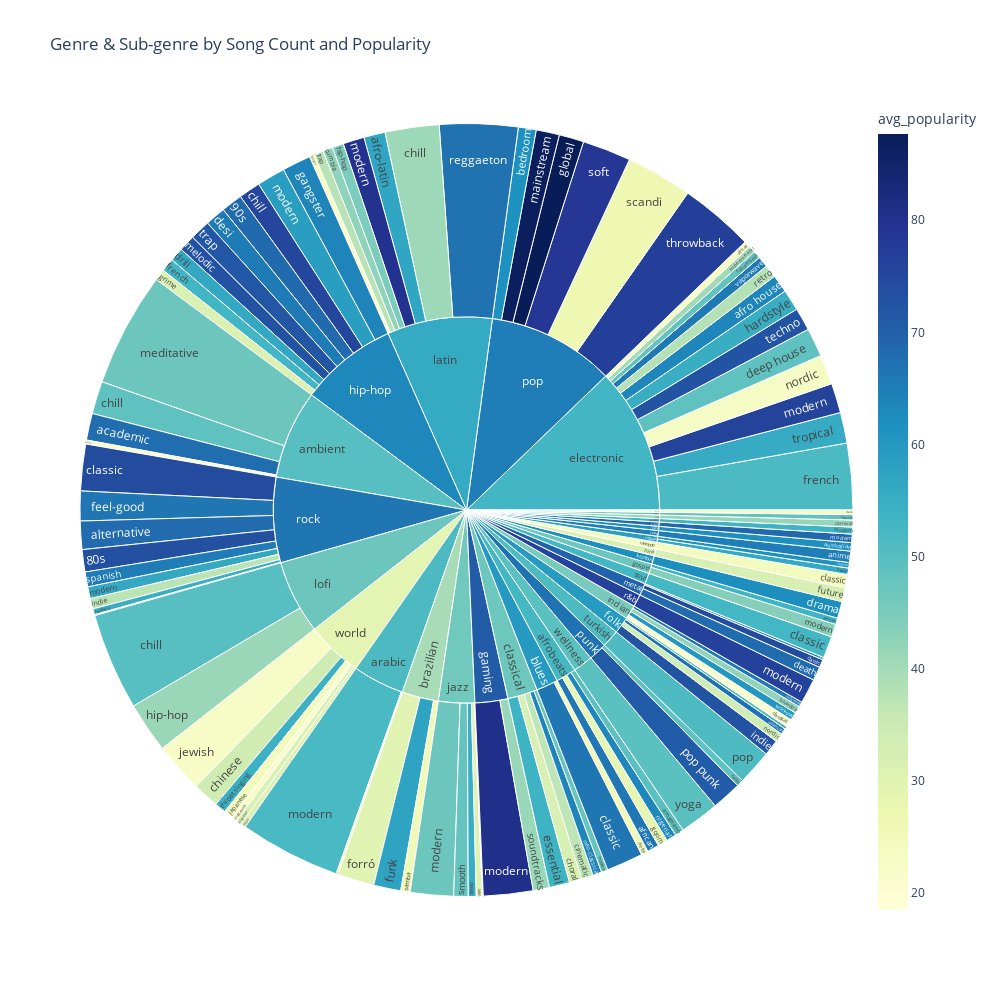

The notebook cell saved with this chart:
### Markdown cell above
### Sub Genre

### Code cell
# Only aggregate by genre + sub-genre
subgenre_df = combined_popularity.groupby(['playlist_genre', 'playlist_subgenre']).agg(
    song_count=('track_name', 'count'),
    avg_popularity=('track_popularity', 'mean')
).reset_index()

# Plot: size = song count, color = avg popularity
import plotly.express as px

fig = px.sunburst(subgenre_df,
                  path=['playlist_genre', 'playlist_subgenre'],
                  values='song_count',            # size by actual count
                  color='avg_popularity',         # color by average popularity
                  color_continuous_scale='YlGnBu',
                  title='Genre & Sub-genre by Song Count and Popularity')

fig.update_layout(width=1000, height=1000)
fig.show()

### Figure 1 — Plotly figure (JSON) as saved in the notebook; plotly's stock layout.template omitted (floating-point values rounded to 4 significant figures; data arrays with more than 128 entries replaced by an {"elided": "..."} marker saying what was removed)
{"data": [{"branchvalues": "total", "customdata": {"elided": "148x1 float values"}, "domain": {"x": [0, 1], "y": [0, 1]}, "hovertemplate": "labels=%{label}<br>song_count=%{value}<br>parent=%{parent}<br>id=%{id}<br>avg_popularity=%{color}<extra></extra>", "ids": {"elided": "148 str values"}, "labels": {"elided": "148 str values"}, "marker": {"coloraxis": "coloraxis", "colors": {"elided": "148 float values"}}, "name": "", "parents": {"elided": "148 str values"}, "type": "sunburst", "values": {"elided": "148 float values"}}], "layout": {"coloraxis": {"colorbar": {"title": {"text": "avg_popularity"}}, "colorscale": [[0, "rgb(255,255,217)"], [0.125, "rgb(237,248,177)"], [0.25, "rgb(199,233,180)"], [0.375, "rgb(127,205,187)"], [0.5, "rgb(65,182,196)"], [0.625, "rgb(29,145,192)"], [0.75, "rgb(34,94,168)"], [0.875, "rgb(37,52,148)"], [1, "rgb(8,29,88)"]]}, "height": 1000, "legend": {"tracegroupgap": 0}, "title": {"text": "Genre & Sub-genre by Song Count and Popularity"}, "width": 1000}}
